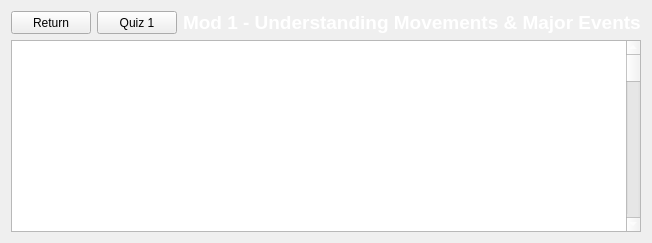
             <widget class="QWidget" name="mod1content">
              <layout class="QGridLayout" name="gridLayout_12">
               <item row="0" column="0">
                <widget class="QPushButton" name="RETURNBTN_1">
                 <property name="maximumSize">
                  <size>
                   <width>86</width>
                   <height>29</height>
                  </size>
                 </property>
                 <property name="text">
                  <string>Return</string>
                 </property>
                </widget>
               </item>
               <item row="0" column="1">
                <widget class="QPushButton" name="quizButton1">
                 <property name="maximumSize">
                  <size>
                   <width>86</width>
                   <height>29</height>
                  </size>
                 </property>
                 <property name="text">
                  <string>Quiz 1</string>
                 </property>
                </widget>
               </item>
               <item row="0" column="2">
                <widget class="QLabel" name="mod1header">
                 <property name="font">
                  <font>
                   <pointsize>14</pointsize>
                   <bold>true</bold>
                  </font>
                 </property>
                 <property name="styleSheet">
                  <string notr="true">color: white;</string>
                 </property>
                 <property name="text">
                  <string>Mod 1 - Understanding Movements &amp; Major Events</string>
                 </property>
                </widget>
               </item>
               <item row="1" column="0" colspan="3">
                <widget class="QPlainTextEdit" name="mod1text">
                 <property name="styleSheet">
                  <string notr="true">color: white;</string>
                 </property>
                 <property name="readOnly">
                  <bool>true</bool>
                 </property>
                 <property name="plainText">
                  <string>Module 1: Understanding Market Movements and Major Events

1 - What is the Stock Market?
The stock market is a collection of exchanges where investors buy and sell shares of publicly traded companies. Think of it as a marketplace for businesses to raise money by offering ownership stakes to investors, and for investors to potentially profit from the company's growth.

2 - How Stocks Represent Ownership in a Company
When you buy a stock, you're purchasing a small piece of that company, known as a share. This ownership entitles you to a portion of the company's profits and assets. If the company does well, the value of your shares may increase, allowing you to sell them for a profit. Conversely, if the company performs poorly, the value of your shares may decrease.

3 - Basic Terminology
    -&gt; Stocks/Shares: Units of ownership in a company.
    -&gt; Equities: Another term for stocks, representing ownership interest.
    -&gt; Stock Exchange: A platform where stocks are bought and sold (e.g., New York Stock Exchange, NASDAQ).
    -&gt; Investor/Shareholder: An individual or entity that owns shares in a company.
    -&gt; Dividends: A portion of a company's earnings distributed to shareholders.

4 - Explanation of Bull and Bear Markets
    -&gt; Bull Market: A period when stock prices are generally rising. Optimism is high, and investors are confident that the upward trend will continue. It's called a bull market because bulls charge forward with their horns up.

    -&gt; Bear Market: A period when stock prices are generally falling. Pessimism prevails, and investors may start selling off stocks to prevent further losses. It's termed a bear market because bears swipe downward with their paws.

5 - Factors Influencing Stock Prices
1. Supply and Demand:
    -&gt; Supply: The number of shares available for sale.
    -&gt; Demand: The number of shares investors want to buy.
    -&gt; Prices rise when demand exceeds supply and fall when supply exceeds demand.

2. Company Performance:
    -&gt; Earnings reports, product launches, and leadership changes can affect stock prices.

3. Economic Indicators:
    -&gt; Interest rates, inflation, and employment rates influence investor decisions.

4. Market Sentiment:
    -&gt; The overall attitude of investors toward the market or a particular stock.

6 - The Role of Investor Sentiment
Investor sentiment reflects the mood of investors at a given time. It's shaped by news, economic indicators, and global events. Positive sentiment can drive prices up as more investors buy stocks, while negative sentiment can lead to selling and price declines.

7 - How Global Events Affect the Stock Market
Global events—such as political elections, natural disasters, pandemics, and economic policies—can have immediate and significant impacts on stock markets. They can influence investor confidence and lead to rapid changes in supply and demand for stocks.

8 - Case Study: The 2008 Financial Crisis

8.1 - Causes of the Crisis
1. Subprime Mortgage Lending:
    -&gt; Banks and financial institutions gave mortgages to borrowers with poor credit histories (subprime borrowers).
    -&gt; These high-risk loans were bundled into complex financial products called mortgage-backed securities and sold to investors.

2. Financial Derivatives:
    -&gt; Instruments like collateralized debt obligations (CDOs) spread the risk across the financial system.
    -&gt; Lack of transparency and understanding of these products amplified the risk.

3. Housing Bubble:
    -&gt; Housing prices soared due to high demand fueled by easy credit.
    -&gt; Borrowers believed housing prices would continue to rise, making it easier to refinance or sell at a profit.

8.2 - The Collapse of Major Financial Institutions
- Lehman Brothers Bankruptcy:
    -&gt; In September 2008, Lehman Brothers, a major investment bank, filed for bankruptcy due to massive losses in mortgage-backed securities.
- Other Institutions Affected:
    -&gt; Bear Stearns, Merrill Lynch, AIG, and others faced severe financial distress.

8.3 - Government Interventions and Bailouts
- Emergency Measures:
    -&gt; Governments worldwide injected capital into banks and financial systems to prevent total collapse.
- Key Actions in the U.S.:
    -&gt; Troubled Asset Relief Program (TARP):
       - A $700 billion bailout plan to purchase toxic assets from banks.
- Federal Reserve Policies:
    -&gt; Lowered interest rates and provided emergency lending facilities.

8.4 - Effects on Global Markets and Economies
- Stock Market Declines:
    -&gt; Major indices like the Dow Jones Industrial Average and S&amp;P 500 saw significant drops.
- Economic Recession:
    -&gt; Global economies entered a recession marked by high unemployment and reduced consumer spending.
- Credit Crunch:
    -&gt; Banks became hesitant to lend, making it difficult for businesses and individuals to obtain loans.

8.5 - Lessons Learned and Regulatory Changes**
1. Importance of Financial Oversight:
    -&gt; The crisis highlighted the need for better regulation of financial institutions and markets.

2. Regulatory Reforms:
- Dodd-Frank Act (2010):
    -&gt; Implemented comprehensive financial reforms to increase transparency and reduce risk.
    -&gt; Created the Consumer Financial Protection Bureau (CFPB) to protect consumers from unfair lending practices.

3. Risk Management:
    -&gt; Emphasis on the importance of understanding and managing financial risks, both by institutions and individual investors.

9 - Conclusion
Understanding how the stock market works and how major events can impact market movements is crucial for any investor or trader. The 2008 financial crisis serves as a significant example of how interconnected the global financial system is and the importance of informed decision-making.</string>
                 </property>
                </widget>
               </item>
              </layout>
             </widget>
